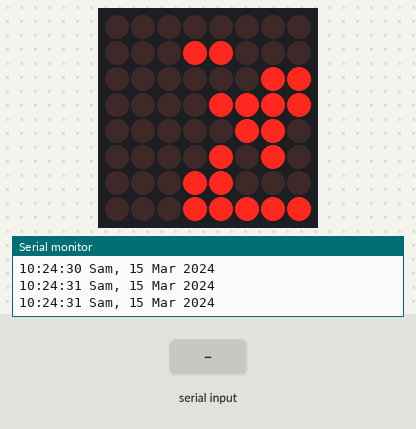
Bench run of a sketch on a simulated Arduino Uno, built with avr-gcc and run on an emulated ATmega328P. Parts: 8×8 LED matrix, the last lines printed to the serial monitor. Wiring (inferred from the names in the program): DS1307 clock at I2C address 0x68; MAX7219 LED driver (orientation assumed): data pin 8; clock pin 10; CS pin 9. The inputs (shaded band) are chosen by the test bench. The local clock reads 2024-03-15 10:24:30 at power-on unless the sketch sets it.

Above: at 1.2 s.
1.3 s: byte 84 (84) received over Serial
At 2.3 s:
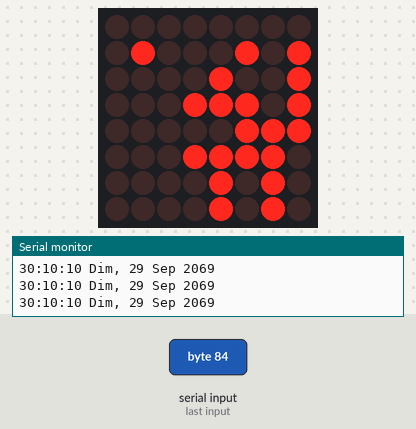
At 3.8 s:
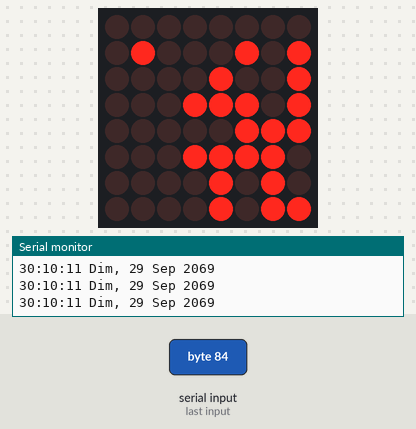
Timing chart, 0 to 5.3 s (numbered marks = the images above; inputs shaded):
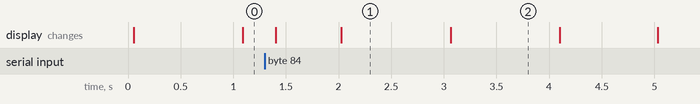

Measured:
- after the input at 1.3 s, the display: first changes after 0.11 s (image 1 shows a later state)
- what the display in image 1 shows lasts 1.1 s, from 2.0 s to 3.1 s

The sketch:

DS1307_Vers_Max7219binaire.ino
```cpp
#include "Wire.h"
#define DS1307_I2C_ADDRESS 0x68  // This is the I2C address
// Arduino version compatibility Pre-Compiler Directives
#if defined(ARDUINO) && ARDUINO >= 100   // Arduino v1.0 and newer
#define I2C_WRITE Wire.write
#define I2C_READ Wire.read
#else                                   // Arduino Prior to v1.0
#define I2C_WRITE Wire.send
#define I2C_READ Wire.receive
#endif
/*Port Definitions*/
int Max7219_pinCLK = 10;
int Max7219_pinCS = 9;
int Max7219_pinDIN = 8;
// Global Variables
int command = 0;       // This is the command char, in ascii form, sent from the serial port
int i;
long previousMillis = 0;        // will store last time Temp was updated
byte second, minute, hour, dayOfWeek, dayOfMonth, month, year;
byte test;
byte zero;
char  *Day[] = {
  "","Lun","Mar","Mer","Jeu","Ven","Sam","Dim"};
char  *Mon[] = {
  "","Jan","Fev","Mar","Avr","Mai","Jun","Jul","Aou","Sep","Oct","Nov","Dec"};

// Convert normal decimal numbers to binary coded decimal
byte decToBcd(byte val)
{
  return ( (val/10*16) + (val%10) );
}

// Convert binary coded decimal to normal decimal numbers
byte bcdToDec(byte val)
{
  return ( (val/16*10) + (val%16) );
}

// 1) Sets the date and time on the ds1307
// 2) Starts the clock
// 3) Sets hour mode to 24 hour clock
// Assumes you're passing in valid numbers, Probably need to put in checks for valid numbers.

void setDateDs1307()
{

  second = (byte) ((Serial.read() - 48) * 10 + (Serial.read() - 48)); // Use of (byte) type casting and ascii math to achieve result.
  minute = (byte) ((Serial.read() - 48) *10 +  (Serial.read() - 48));
  hour  = (byte) ((Serial.read() - 48) *10 +  (Serial.read() - 48));
  dayOfWeek = (byte) (Serial.read() - 48);
  dayOfMonth = (byte) ((Serial.read() - 48) *10 +  (Serial.read() - 48));
  month = (byte) ((Serial.read() - 48) *10 +  (Serial.read() - 48));
  year= (byte) ((Serial.read() - 48) *10 +  (Serial.read() - 48));
  Wire.beginTransmission(DS1307_I2C_ADDRESS);
  I2C_WRITE(zero);
  I2C_WRITE(decToBcd(second) & 0x7f);    // 0 to bit 7 starts the clock
  I2C_WRITE(decToBcd(minute));
  I2C_WRITE(decToBcd(hour));      // If you want 12 hour am/pm you need to set
  // bit 6 (also need to change readDateDs1307)
  I2C_WRITE(decToBcd(dayOfWeek));
  I2C_WRITE(decToBcd(dayOfMonth));
  I2C_WRITE(decToBcd(month));
  I2C_WRITE(decToBcd(year));
  Wire.endTransmission();
}

// Gets the date and time from the ds1307 and prints result
void getDateDs1307()
{
  // Reset the register pointer
  Wire.beginTransmission(DS1307_I2C_ADDRESS);
  I2C_WRITE(zero);
  Wire.endTransmission();

  Wire.requestFrom(DS1307_I2C_ADDRESS, 7);

  // A few of these need masks because certain bits are control bits
  second     = bcdToDec(I2C_READ() & 0x7f);
  minute     = bcdToDec(I2C_READ());
  hour       = bcdToDec(I2C_READ() & 0x3f);  // Need to change this if 12 hour am/pm
  dayOfWeek  = bcdToDec(I2C_READ());
  dayOfMonth = bcdToDec(I2C_READ());
  month      = bcdToDec(I2C_READ());
  year       = bcdToDec(I2C_READ());

  if (hour < 10)
    Serial.print("0");
  Serial.print(hour, DEC);
  Serial.print(":");
  if (minute < 10)
    Serial.print("0");
  Serial.print(minute, DEC);
  Serial.print(":");
  if (second < 10)
    Serial.print("0");
  Serial.print(second, DEC);
  Serial.print(" ");
  Serial.print(Day[dayOfWeek]);
  Serial.print(", ");
  Serial.print(dayOfMonth, DEC);
  Serial.print(" ");
  Serial.print(Mon[month]);
  Serial.print(" 20");
  if (year < 10)
    Serial.print("0");
  Serial.println(year, DEC);

}


void Write_Max7219_byte(unsigned char DATA)
{
  unsigned char i;
  digitalWrite(Max7219_pinCS,LOW);
  for(i=8;i>=1;i--)
  {
    digitalWrite(Max7219_pinCLK,LOW);
    digitalWrite(Max7219_pinDIN,DATA&0x80);// Extracting a bit data
    DATA = DATA<<1;
    digitalWrite(Max7219_pinCLK,HIGH);
  }
}


void Write_Max7219(unsigned char address,unsigned char dat)
{
  digitalWrite(Max7219_pinCS,LOW);
  Write_Max7219_byte(address);           //address，code of LED
  Write_Max7219_byte(dat);               //data，figure on LED
  digitalWrite(Max7219_pinCS,HIGH);
}

void Init_MAX7219(void)
{
  Write_Max7219(0x09, 0x00);       //decoding ：BCD
  Write_Max7219(0x0a, 0x00);       //brightness 03 (normal)
  Write_Max7219(0x0b, 0x07);       //scanlimit；8 LEDs
  Write_Max7219(0x0c, 0x01);       //power-down mode：0，normal mode：1
  Write_Max7219(0x0f, 0x00);       //test display：1；EOT，display：0
}


void setup()
{

  pinMode(Max7219_pinCLK,OUTPUT);
  pinMode(Max7219_pinCS,OUTPUT);
  pinMode(Max7219_pinDIN,OUTPUT);
  delay(50);
  Init_MAX7219();
  Wire.begin();
  Serial.begin(57600);
  zero=0x00;
}


void loop()
{

  if (Serial.available()) {      // Look for char in serial que and process if found
    command = Serial.read();
    if (command == 84 || command == 116) {      //If command = "Tt" Set Date
      setDateDs1307();
      getDateDs1307();
      Serial.println(" ");
    }
    else if (command == 82 || command == 114) {      //If command = "Rr" Read Date ... BBR
      getDateDs1307();
      Serial.println(" ");
    }
    else if (command == 81 || command == 113) {      //If command = "Qq" RTC1307 Memory Functions
      delay(100);
      if (Serial.available()) {
        command = Serial.read();
        if (command == 49) {        //If command = "1" RTC1307 Initialize Memory - All Data will be set to
          // 255 (0xff).  Therefore 255 or 0 will be an invalid value.
          Wire.beginTransmission(DS1307_I2C_ADDRESS);   // 255 will be the init value and 0 will be considered
          // an error that occurs when the RTC is in Battery mode.
          I2C_WRITE(0x08); // Set the register pointer to be just past the date/time registers.
          for (i = 1; i <= 24; i++) {
            I2C_WRITE(0Xff);
            delay(10);
          }
          Wire.endTransmission();
          Wire.beginTransmission(DS1307_I2C_ADDRESS);
          I2C_WRITE(0x21); // Set the register pointer to 33 for second half of registers. Only 32 writes per connection allowed.
          for (i = 1; i <= 33; i++) {
            I2C_WRITE(0Xff);
            delay(10);
          }
          Wire.endTransmission();
          getDateDs1307();
          Serial.println(": RTC1307 Initialized Memory");
        }
        else if (command == 50) {      //If command = "2" RTC1307 Memory Dump
          getDateDs1307();
          Serial.println(": RTC 1307 Dump Begin");
          Wire.beginTransmission(DS1307_I2C_ADDRESS);
          I2C_WRITE(zero);
          Wire.endTransmission();
          Wire.requestFrom(DS1307_I2C_ADDRESS, 32);
          for (i = 0; i <= 31; i++) {  //Register 0-31 - only 32 registers allowed per I2C connection
            test = I2C_READ();
            Serial.print(i);
            Serial.print(": ");
            Serial.print(test, DEC);
            Serial.print(" : ");
            Serial.println(test, HEX);
          }
          Wire.beginTransmission(DS1307_I2C_ADDRESS);
          I2C_WRITE(0x20);
          Wire.endTransmission();
          Wire.requestFrom(DS1307_I2C_ADDRESS, 32);
          for (i = 32; i <= 63; i++) {         //Register 32-63 - only 32 registers allowed per I2C connection
            test = I2C_READ();
            Serial.print(i);
            Serial.print(": ");
            Serial.print(test, DEC);
            Serial.print(" : ");
            Serial.println(test, HEX);
          }
          Serial.println(" RTC1307 Dump end");
        }
      }
    }
    Serial.print("Command: ");
    Serial.println(command);     // Echo command CHAR in ascii that was sent
  }
  command = 0;                 // reset command
  getDateDs1307();

  Write_Max7219(1,0);
  Write_Max7219(2,year);
  Write_Max7219(3,month);
  Write_Max7219(4,dayOfMonth);
  Write_Max7219(5,dayOfWeek);
  Write_Max7219(6,hour);
  Write_Max7219(7,minute);
  Write_Max7219(8,second);
  delay(100);
}
```
